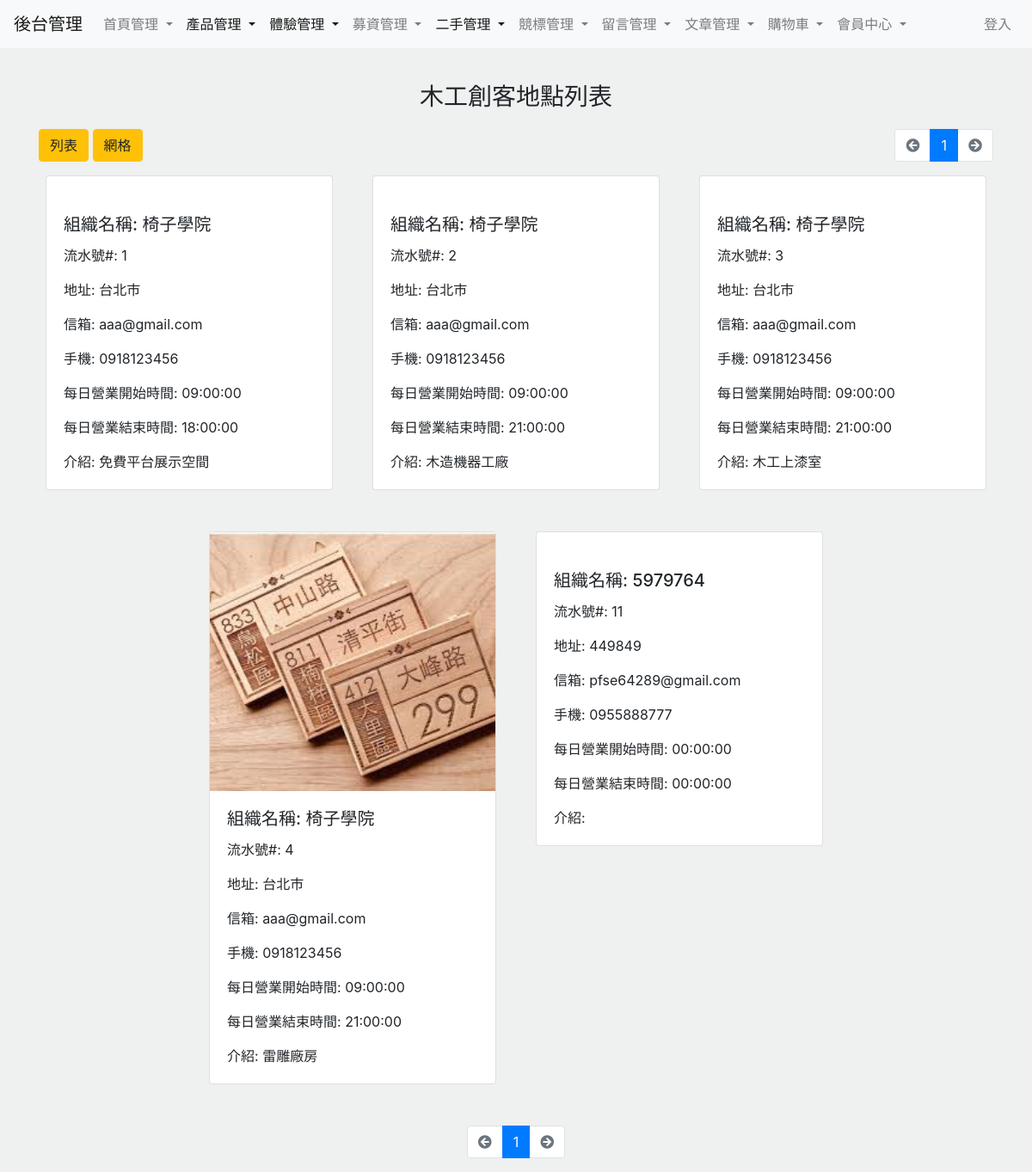
/test/wood_listcard.php, run on an earlier commit of the app's database.
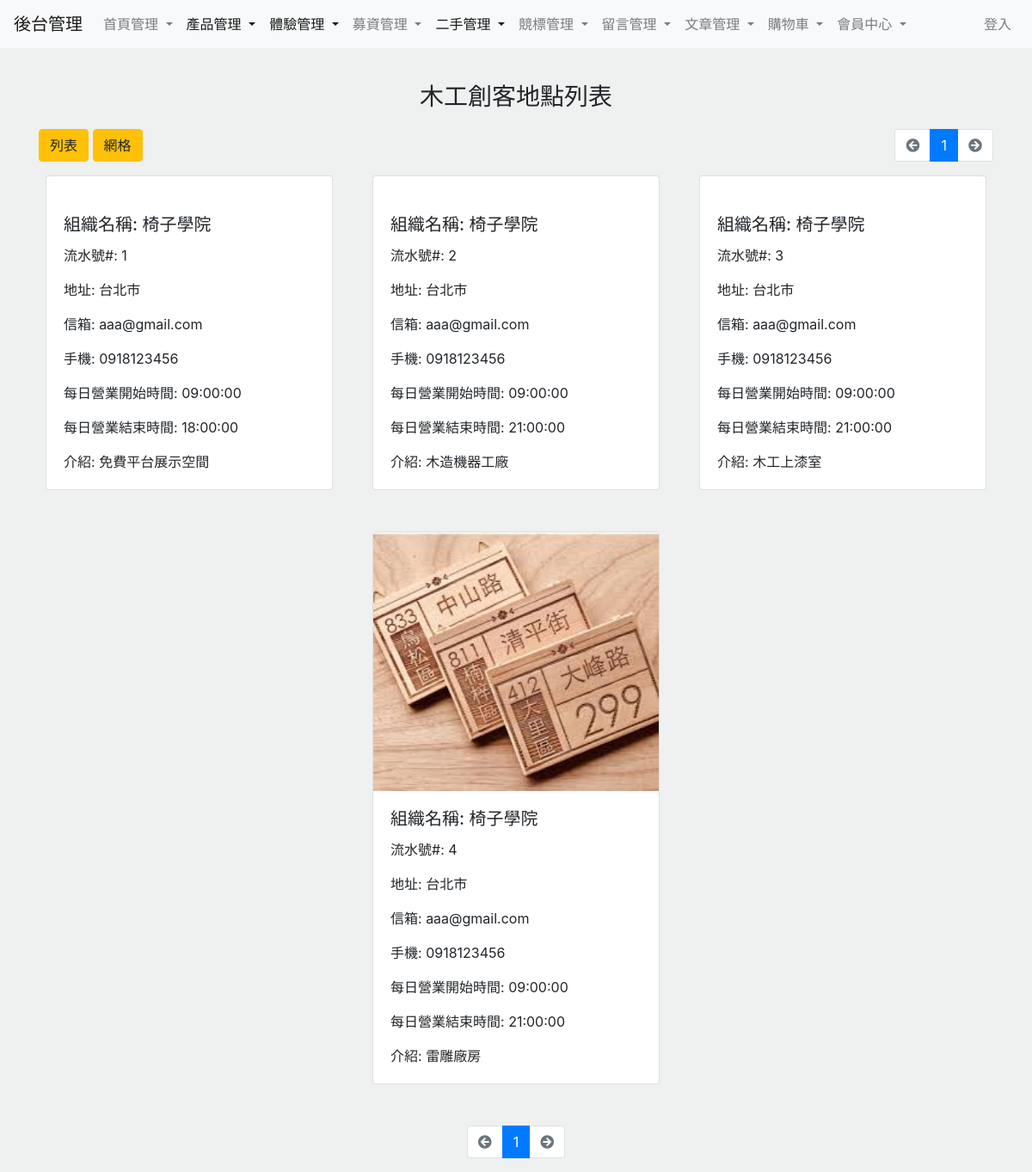
And on a later commit of the database.
### tables this page shows
CREATE TABLE `a_wood_maker` (
  `sid` int(11) NOT NULL,
  `organizer` varchar(255) NOT NULL,
  `address` varchar(255) NOT NULL,
  `email` varchar(255) NOT NULL,
  `mobile` varchar(255) NOT NULL,
  `open_time` time NOT NULL,
  `close_time` time NOT NULL,
  `images` varchar(500) NOT NULL,
  `introduction` text NOT NULL
);

### test/wood_listcard.php (the view, shortened to what this page needs)
<?php
require __DIR__ . '/../parts/__connect_db.php';
$perPage = 5;
$page = isset($_GET['page']) ? intval($_GET['page']) : 1;
$t_sql = "SELECT COUNT(1) FROM `a_wood_maker`";
$totalRows = $pdo->query($t_sql)->fetch(PDO::FETCH_NUM)[0];
$totalPages = ceil($totalRows / $perPage);
$rows = [];
if ($totalRows > 0) {
    $sql = sprintf("SELECT * FROM `a_wood_maker` LIMIT %s, %s", ($page - 1) * $perPage, $perPage);
    $stmt = $pdo->query($sql);
    $rows = $stmt->fetchAll();
}
?>
<?php include __DIR__ . '/../parts/__html_head.php'; ?>
<?php include __DIR__ . '/../parts/__navbar.php'; ?>
<div class="container">
    <div class="row">
        <h3>木工創客地點列表</h3>
    </div>
    <div class="row justify-content-between">
        <div class="col">
            <a href="wood_list.php" class="btn btn-warning choose">列表</a>
            <a href="wood_listcard.php" class="btn btn-warning choose">網格</a>
        </div>
        <div class="col">
            <nav aria-label="Page navigation example">
                <ul class="pagination justify-content-end">
                    <li class="page-item <?= $page == 1 ? 'disabled' : '' ?>">
                        <a class="page-link" href="?page=<?= $page - 1 ?>">
                            <i class="fas fa-arrow-circle-left"></i>
                        </a>
                    </li>
                    <?php for ($i = $page - 2; $i <= $page + 2; $i++) :
                        if ($i < 1) continue;
                        if ($i > $totalPages) break;
                    ?>
                        <li class="page-item <?= $i == $page ? 'active' : '' ?>">
                            <a class="page-link" href="?page=<?= $i ?>"><?= $i ?></a>
                        </li>
                    <?php endfor; ?>
                    <li class="page-item <?= $page == $totalPages ? 'disabled' : '' ?>">
                        <a class="page-link" href="?page=<?= $page + 1 ?>">
                            <i class="fas fa-arrow-circle-right"></i>
                        </a>
                    </li>
                </ul>
            </nav>
        </div>
    </div>
    <div class="row justify-content-center">
        <?php foreach ($rows as $r) : ?>
            <div class="col-4">
                <div class="card mx-2 mb-5">
                    <div class="wrap">
                        <img src="./../uploads/<?= $r['images'] ?>" alt="" width="100%">
                    </div>
                    <div class="card-body">
                        <h5 class="card-title">組織名稱: <?= $r['organizer'] ?></h5>
                        <p class="card-text">流水號#: <?= $r['sid'] ?></p>
                        <p class="card-text">地址: <?= $r['address'] ?></p>
                        <p class="card-text">信箱: <?= $r['email'] ?></p>
                        <p class="card-text">手機: <?= $r['mobile'] ?></p>
                        <p class="card-text">每日營業開始時間: <?= $r['open_time'] ?></p>
                        <p class="card-text">每日營業結束時間: <?= $r['close_time'] ?></p>
                        <p class="card-text">介紹: <?= htmlentities($r['introduction']) ?></p>
                    </div>
                </div>
            </div>
        <?php endforeach; ?>
    </div>
    <div class="row">
        <div class="col d-flex justify-content-center">
            <nav aria-label="Page navigation example">
                <ul class="pagination">
                    <li class="page-item <?= $page == 1 ? 'disabled' : '' ?>">
                        <a class="page-link" href="?page=<?= $page - 1 ?>">
                            <i class="fas fa-arrow-circle-left"></i>
                        </a>
                    </li>
                    <?php for ($i = $page - 2; $i <= $page + 2; $i++) :
                        if ($i < 1) continue;
                        if ($i > $totalPages) break;
                    ?>
                        <li class="page-item <?= $i == $page ? 'active' : '' ?>">
                            <a class="page-link" href="?page=<?= $i ?>"><?= $i ?></a>
                        </li>
                    <?php endfor; ?>
                    <li class="page-item <?= $page == $totalPages ? 'disabled' : '' ?>">
                        <a class="page-link" href="?page=<?= $page + 1 ?>">
                            <i class="fas fa-arrow-circle-right"></i>
                        </a>
                    </li>
                </ul>
            </nav>
        </div>
    </div>
</div>
<?php include __DIR__ . '/../parts/__html_foot.php'; ?>

What changed in the data, as far as the page shows it:
removed a_wood_maker: organizer "5979764", sid "11", address "449849", email "pfse64289@gmail.com", mobile "0955888777", open_time "00:00:00", close_time "00:00:00"
